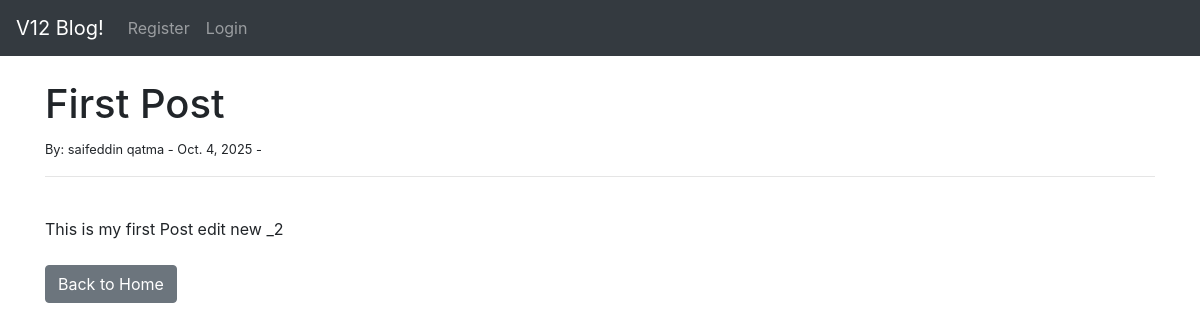
The app's page /article/1/ with its own data.
### theblog/models.py (models this page shows, shortened)
class Post(models.Model):
    title = models.CharField(max_length=250)
    title_tag = models.CharField(max_length=250)
    author = models.ForeignKey(User, on_delete=models.CASCADE)
    body = models.TextField()
    post_date = models.DateField(auto_now_add=True)

### theblog/views.py (the view)
# urls.py: path('article/<int:pk>/', ArticleDetailView.as_view(), name='article-detail'),
class ArticleDetailView(DetailView):
    template_name = 'article_details.html'
    def get_object(self,queryset=None):  ## using repo pattern to bring a single post by id
        return repo.get_post_by_id(self.kwargs.get('pk'))

### theblog/repositories/services_repository.py (called while the page is built)
    def get_post_by_id(self, post_id):
        return get_object_or_404(Post, id=post_id)

### theblog/templates/article_details.html (shortened to what this page needs)
{% extends 'base.html' %}
{% block content %}
<h1>{{ post.title}}</h1>
<small>By:
    {{ post.author.first_name }}
    {{ post.author.last_name }} -
    {{ post.post_date }} -
</small><br/>
    <hr>
    <br/>
{{ post.body }}
    <br/><br/>
    <a href="{% url 'home' %}" class="btn btn-secondary">Back to Home</a>
    {% endblock %}

### records on screen
Post: title "First Post", author.first_name "saifeddin", author.last_name "qatma", post_date "Oct. 4, 2025", body "This is my first Post edit new _2"
